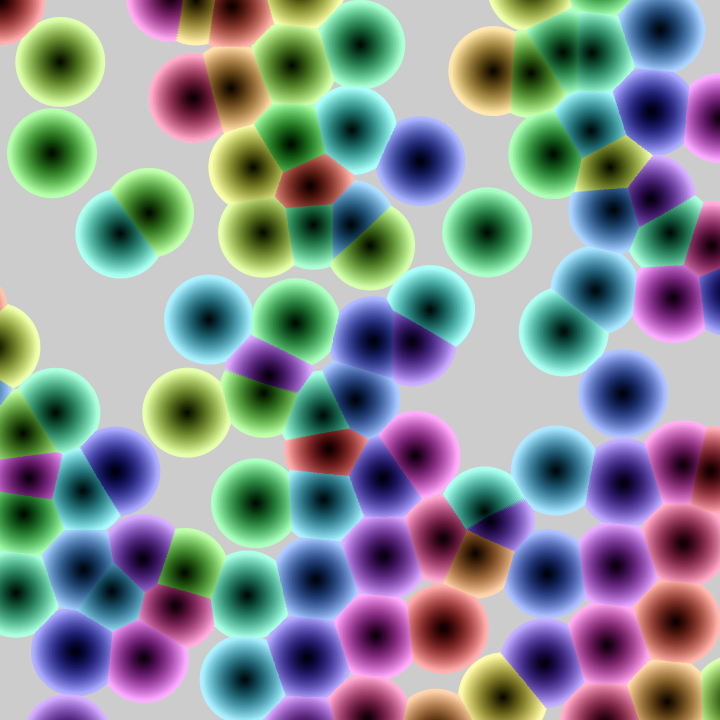
Frame 1 (no input)
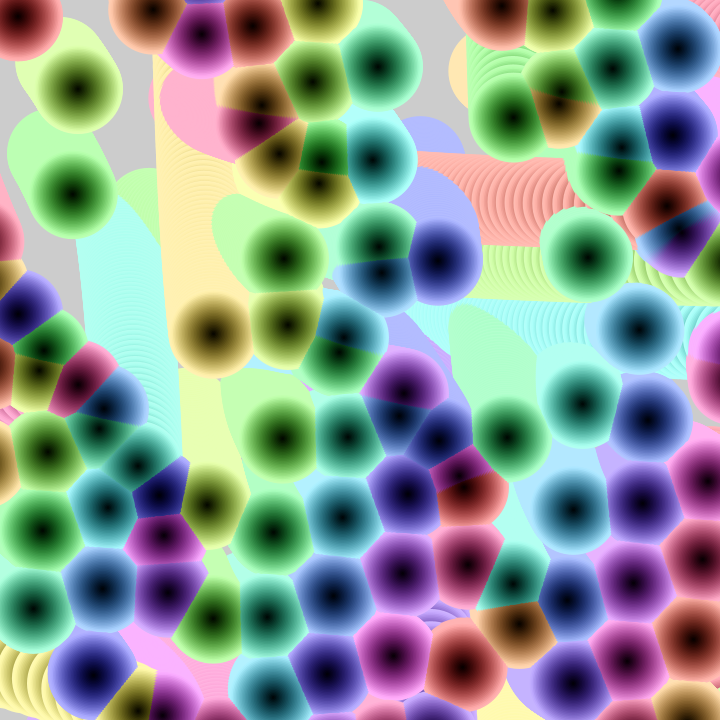
Frame 60 (the mouse pressed at the canvas centre just before this capture)
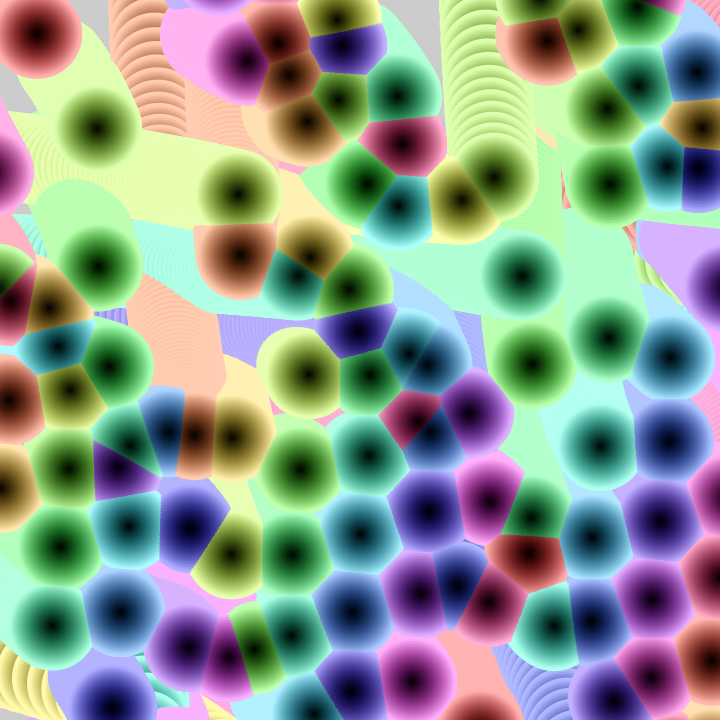
Frame 120 (the mouse held since frame 60 and released just before this capture)

The Processing sketch that drew these frames (run headless with seeded random() and noise(); from frame 60 on, the mouse is pressed at the canvas centre):

// Processing sketch: bit2atom_20210217c_rollingFusionColorPieces6
// ── bit2atom_20210217c_rollingFusionColorPieces6.pde
float t, x, y, d;
void setup() {
  size(720, 720);
  noStroke();
  colorMode(HSB);
}
void draw() {
  clear();
  t+=.003;
  for (d=90; d>0; d-=3)
    for (y=0; y<780; y+=60)
      for (x=y/60%3*20; x<780; x+=60) {
        fill((x+y)%255, 255-d*2, d*3);
        circle(x+tan(y+t)*99, y+tan((x+y)*.01+t)*90, d);
      }
}
